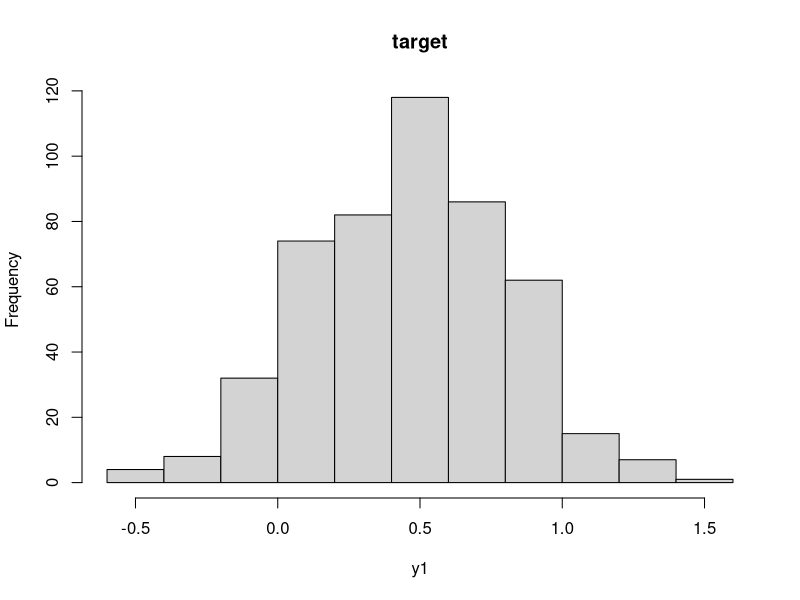
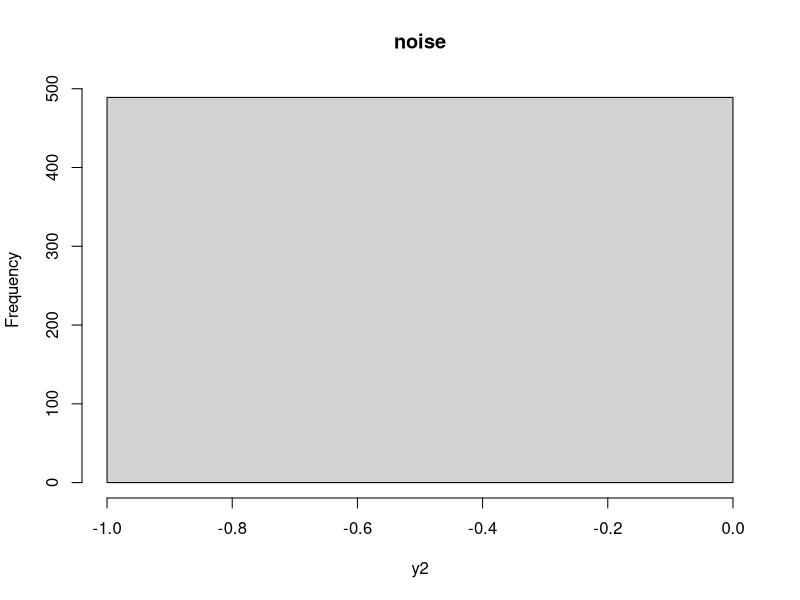

These charts were generated, in order, by the following R code: (Note: this script raises an error after producing the figures.)
data=data.frame(matrix(0,ncol=489,nrow=10))
for (i in 1:10)
{
  set.seed(i)
  x=rnorm(489,0.1*i,1+0.1*i)
  x=x/sd(x)
  x=x-min(x)
  x=x/max(x)
  data[i,]=x
 }
rownames(data)=paste0("feature",1:10)
set.seed(1)
beta=runif(10,-1,1)
beta
set.seed(1000)
y1=t(data)%*%beta
y2=0*rnorm(489)
y=y1+y2
hist(y1,main="target")
hist(y2,main="noise")
colnames(data)=colnames(mrna)
x1=rbind(mrna,data)
x1=t(x1)
library(glmnet)
fit1=glmnet(x1,y)
cvfit1=cv.glmnet(x1,y)
sel_set1 <- which(as.matrix(coef(fit1,s=cvfit1$lambda.min))[,1]!=0)
sel_set2 <- which(as.matrix(coef(fit1,s=cvfit1$lambda.1se))[,1]!=0)

cor2data=function(data1,data2)
{
  res=data.frame(matrix(NA,nrow=nrow(data1),ncol=nrow(data2)))
  rownames(res)=rownames(data1)
  colnames(res)=rownames(data2)
  for (i in 1:nrow(data2))
  {
    res[,i]=apply(data1,1,corxy,y=data2[i,])
  }
  return(res)
}

Xsel= x1[,(sel_set1-1)[2:length(sel_set1)]]
data1=t(Xsel)
data2=t(y)
res=cor2data(data1,data2)
plot(res)
res1=cor2data(t(x1),data2)
hist(as.numeric(res1[,1]))
as.numeric(max(res[,1]))

#cor of selected data and missing features
Xsel= x1[,(sel_set1-1)[2:length(sel_set1)]]
data1=t(Xsel)
missingfeatures=paste0("feature",c(1,2,3,8,9))
idx=colnames(x1) %in% missingfeatures
data2=t(x1[,idx])
res=cor2data(data1,data2)
testfit=lm(data2[3,]~t(data1))

data1=data
data2=t(y)
res=cor2data(data1,data2)

#cor of selected other features with selected real features
Xsel= x1[,(sel_set2-1)[2:length(sel_set2)]]
data1=t(Xsel)
idx=grepl("feature",rownames(data1))
data2=data1[!idx,]
data1=data1[idx,]
res=cor2data(data1,data2)
#don't have big cor